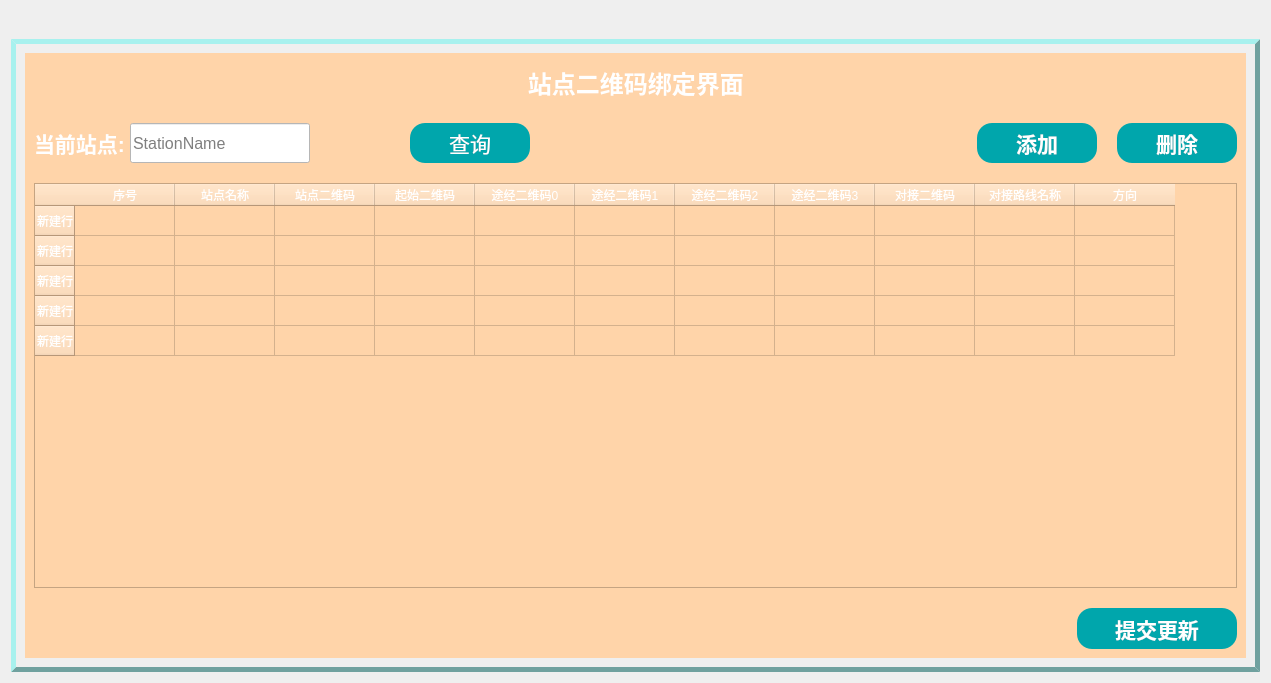
<?xml version="1.0" encoding="UTF-8"?>
<ui version="4.0">
 <class>system_station</class>
 <widget class="QWidget" name="system_station">
  <property name="geometry">
   <rect>
    <x>0</x>
    <y>0</y>
    <width>1271</width>
    <height>683</height>
   </rect>
  </property>
  <property name="windowTitle">
   <string>Form</string>
  </property>
  <layout class="QGridLayout" name="gridLayout">
   <item row="0" column="0">
    <widget class="QTabWidget" name="tabWidget">
     <property name="minimumSize">
      <size>
       <width>0</width>
       <height>300</height>
      </size>
     </property>
     <property name="font">
      <font>
       <family>Adobe Devanagari</family>
       <pointsize>15</pointsize>
       <weight>75</weight>
       <bold>true</bold>
      </font>
     </property>
     <property name="styleSheet">
      <string notr="true">QTabWidget::pane{
	border-width:5px;
	border-color:rgb(112, 161, 159);
	border-style: outset;
	background-color: rgb(132, 171, 208);
	background: transparent;
} 

QTabBar::tab{
	border-color:rgb(48, 104, 151);
	border-bottom-color: #00aa7f;
	border-top-left-radius: 10px;
	border-top-right-radius: 10px;
	max-width:30ex;
    min-width:30ex; 
	min-height:15px;
	font:18px Times New Roman;
	padding: 0px;
}
QTabBar::tab:hover{
	background:rgb(198, 197, 146);
    color:black;
}
QTabBar::tab:selected{
	border-color: black;
	background:green;
	color:white;
}
QTabWidget::tab-bar {
	border-top: 2px solid #E5E5E5;
	border-bottom: 2px solid #E5E5E5;
	border-left:1px solid #E5E5E5;
	alignment: left;
	font-size: 14px;
	background-color:#FFFFFF;
}</string>
     </property>
     <property name="currentIndex">
      <number>0</number>
     </property>
     <widget class="QWidget" name="tab_2">
      <attribute name="title">
       <string/>
      </attribute>
      <layout class="QGridLayout" name="gridLayout_2">
       <item row="0" column="0">
        <widget class="QWidget" name="widget_8" native="true">
         <property name="styleSheet">
          <string notr="true">background-color: rgb(255, 212, 169);</string>
         </property>
         <layout class="QGridLayout" name="gridLayout_12">
          <item row="0" column="0">
           <layout class="QVBoxLayout" name="verticalLayout_14" stretch="1,1,10,1">
            <property name="spacing">
             <number>20</number>
            </property>
            <item>
             <layout class="QHBoxLayout" name="horizontalLayout_41">
              <item>
               <spacer name="horizontalSpacer_23">
                <property name="orientation">
                 <enum>Qt::Horizontal</enum>
                </property>
                <property name="sizeHint" stdset="0">
                 <size>
                  <width>40</width>
                  <height>20</height>
                 </size>
                </property>
               </spacer>
              </item>
              <item>
               <widget class="QLabel" name="label_22">
                <property name="maximumSize">
                 <size>
                  <width>16777215</width>
                  <height>45</height>
                 </size>
                </property>
                <property name="font">
                 <font>
                  <pointsize>18</pointsize>
                  <weight>75</weight>
                  <bold>true</bold>
                 </font>
                </property>
                <property name="styleSheet">
                 <string notr="true">color:#ffffff</string>
                </property>
                <property name="text">
                 <string>   站点二维码绑定界面   </string>
                </property>
               </widget>
              </item>
              <item>
               <spacer name="horizontalSpacer_24">
                <property name="orientation">
                 <enum>Qt::Horizontal</enum>
                </property>
                <property name="sizeHint" stdset="0">
                 <size>
                  <width>40</width>
                  <height>20</height>
                 </size>
                </property>
               </spacer>
              </item>
             </layout>
            </item>
            <item>
             <layout class="QHBoxLayout" name="horizontalLayout_42">
              <item>
               <layout class="QHBoxLayout" name="horizontalLayout_39" stretch="3,1">
                <property name="spacing">
                 <number>100</number>
                </property>
                <item>
                 <layout class="QHBoxLayout" name="horizontalLayout_43">
                  <property name="spacing">
                   <number>5</number>
                  </property>
                  <item>
                   <widget class="QLabel" name="label_67">
                    <property name="font">
                     <font>
                      <pointsize>16</pointsize>
                      <weight>75</weight>
                      <bold>true</bold>
                     </font>
                    </property>
                    <property name="styleSheet">
                     <string notr="true">color: white;  
</string>
                    </property>
                    <property name="text">
                     <string>当前站点:</string>
                    </property>
                   </widget>
                  </item>
                  <item>
                   <widget class="QLineEdit" name="StationName">
                    <property name="sizePolicy">
                     <sizepolicy hsizetype="Expanding" vsizetype="Preferred">
                      <horstretch>0</horstretch>
                      <verstretch>0</verstretch>
                     </sizepolicy>
                    </property>
                    <property name="minimumSize">
                     <size>
                      <width>180</width>
                      <height>30</height>
                     </size>
                    </property>
                    <property name="maximumSize">
                     <size>
                      <width>16777215</width>
                      <height>40</height>
                     </size>
                    </property>
                    <property name="font">
                     <font>
                      <pointsize>12</pointsize>
                     </font>
                    </property>
                    <property name="styleSheet">
                     <string notr="true">background-color: rgb(255, 255, 255);</string>
                    </property>
                    <property name="text">
                     <string/>
                    </property>
                    <property name="placeholderText">
                     <string>StationName</string>
                    </property>
                   </widget>
                  </item>
                 </layout>
                </item>
                <item>
                 <widget class="QPushButton" name="query_station">
                  <property name="sizePolicy">
                   <sizepolicy hsizetype="Preferred" vsizetype="Preferred">
                    <horstretch>0</horstretch>
                    <verstretch>0</verstretch>
                   </sizepolicy>
                  </property>
                  <property name="minimumSize">
                   <size>
                    <width>120</width>
                    <height>40</height>
                   </size>
                  </property>
                  <property name="maximumSize">
                   <size>
                    <width>120</width>
                    <height>40</height>
                   </size>
                  </property>
                  <property name="font">
                   <font>
                    <pointsize>16</pointsize>
                   </font>
                  </property>
                  <property name="styleSheet">
                   <string notr="true">color: white;  
border: 2px groove gray;
border-radius:15px;border:none;
background-color: rgb(0, 166, 172);</string>
                  </property>
                  <property name="text">
                   <string>查询</string>
                  </property>
                 </widget>
                </item>
               </layout>
              </item>
              <item>
               <spacer name="horizontalSpacer_10">
                <property name="orientation">
                 <enum>Qt::Horizontal</enum>
                </property>
                <property name="sizeHint" stdset="0">
                 <size>
                  <width>40</width>
                  <height>20</height>
                 </size>
                </property>
               </spacer>
              </item>
              <item>
               <layout class="QHBoxLayout" name="horizontalLayout_45">
                <property name="spacing">
                 <number>20</number>
                </property>
                <item>
                 <widget class="QPushButton" name="add_station">
                  <property name="sizePolicy">
                   <sizepolicy hsizetype="Preferred" vsizetype="Preferred">
                    <horstretch>0</horstretch>
                    <verstretch>0</verstretch>
                   </sizepolicy>
                  </property>
                  <property name="minimumSize">
                   <size>
                    <width>120</width>
                    <height>40</height>
                   </size>
                  </property>
                  <property name="maximumSize">
                   <size>
                    <width>16777215</width>
                    <height>45</height>
                   </size>
                  </property>
                  <property name="font">
                   <font>
                    <pointsize>16</pointsize>
                    <weight>75</weight>
                    <bold>true</bold>
                   </font>
                  </property>
                  <property name="styleSheet">
                   <string notr="true">color: white;  
border: 2px groove gray;
border-radius:15px;border:none;
background-color: rgb(0, 166, 172);</string>
                  </property>
                  <property name="text">
                   <string>添加</string>
                  </property>
                 </widget>
                </item>
                <item>
                 <widget class="QPushButton" name="delete_station">
                  <property name="sizePolicy">
                   <sizepolicy hsizetype="Preferred" vsizetype="Preferred">
                    <horstretch>0</horstretch>
                    <verstretch>0</verstretch>
                   </sizepolicy>
                  </property>
                  <property name="minimumSize">
                   <size>
                    <width>120</width>
                    <height>0</height>
                   </size>
                  </property>
                  <property name="maximumSize">
                   <size>
                    <width>16777215</width>
                    <height>45</height>
                   </size>
                  </property>
                  <property name="font">
                   <font>
                    <pointsize>16</pointsize>
                    <weight>75</weight>
                    <bold>true</bold>
                   </font>
                  </property>
                  <property name="styleSheet">
                   <string notr="true">color: white;  
border: 2px groove gray;
border-radius:15px;border:none;
background-color: rgb(0, 166, 172);</string>
                  </property>
                  <property name="text">
                   <string>删除</string>
                  </property>
                 </widget>
                </item>
               </layout>
              </item>
             </layout>
            </item>
            <item>
             <widget class="QTableWidget" name="tableWidget_station">
              <property name="font">
               <font>
                <pointsize>12</pointsize>
               </font>
              </property>
              <property name="styleSheet">
               <string notr="true">color:#ffffff</string>
              </property>
              <row>
               <property name="text">
                <string>新建行</string>
               </property>
              </row>
              <row>
               <property name="text">
                <string>新建行</string>
               </property>
              </row>
              <row>
               <property name="text">
                <string>新建行</string>
               </property>
              </row>
              <row>
               <property name="text">
                <string>新建行</string>
               </property>
              </row>
              <row>
               <property name="text">
                <string>新建行</string>
               </property>
              </row>
              <column>
               <property name="text">
                <string>序号</string>
               </property>
              </column>
              <column>
               <property name="text">
                <string>站点名称</string>
               </property>
              </column>
              <column>
               <property name="text">
                <string>站点二维码</string>
               </property>
              </column>
              <column>
               <property name="text">
                <string>起始二维码</string>
               </property>
              </column>
              <column>
               <property name="text">
                <string>途经二维码0</string>
               </property>
              </column>
              <column>
               <property name="text">
                <string>途经二维码1</string>
               </property>
              </column>
              <column>
               <property name="text">
                <string>途经二维码2</string>
               </property>
              </column>
              <column>
               <property name="text">
                <string>途经二维码3</string>
               </property>
              </column>
              <column>
               <property name="text">
                <string>对接二维码</string>
               </property>
              </column>
              <column>
               <property name="text">
                <string>对接路线名称</string>
               </property>
              </column>
              <column>
               <property name="text">
                <string>方向</string>
               </property>
              </column>
             </widget>
            </item>
            <item>
             <layout class="QHBoxLayout" name="horizontalLayout_46" stretch="10,1">
              <property name="spacing">
               <number>10</number>
              </property>
              <item>
               <spacer name="horizontalSpacer_25">
                <property name="orientation">
                 <enum>Qt::Horizontal</enum>
                </property>
                <property name="sizeHint" stdset="0">
                 <size>
                  <width>40</width>
                  <height>20</height>
                 </size>
                </property>
               </spacer>
              </item>
              <item>
               <layout class="QHBoxLayout" name="horizontalLayout_47" stretch="0">
                <property name="spacing">
                 <number>20</number>
                </property>
                <item>
                 <widget class="QPushButton" name="update_station">
                  <property name="sizePolicy">
                   <sizepolicy hsizetype="Preferred" vsizetype="Preferred">
                    <horstretch>0</horstretch>
                    <verstretch>0</verstretch>
                   </sizepolicy>
                  </property>
                  <property name="minimumSize">
                   <size>
                    <width>160</width>
                    <height>40</height>
                   </size>
                  </property>
                  <property name="maximumSize">
                   <size>
                    <width>16777215</width>
                    <height>45</height>
                   </size>
                  </property>
                  <property name="font">
                   <font>
                    <pointsize>16</pointsize>
                    <weight>75</weight>
                    <bold>true</bold>
                   </font>
                  </property>
                  <property name="styleSheet">
                   <string notr="true">color: white;  
border: 2px groove gray;
border-radius:15px;border:none;
background-color: rgb(0, 166, 172);</string>
                  </property>
                  <property name="text">
                   <string>提交更新</string>
                  </property>
                 </widget>
                </item>
               </layout>
              </item>
             </layout>
            </item>
           </layout>
          </item>
         </layout>
        </widget>
       </item>
      </layout>
     </widget>
    </widget>
   </item>
  </layout>
 </widget>
 <resources/>
 <connections/>
</ui>
